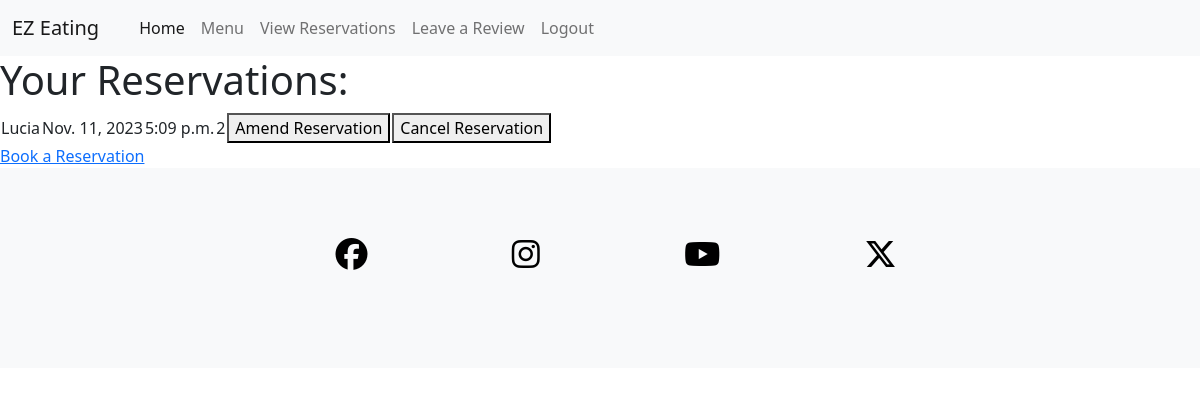
The app's page /booking (signed in) with its own data.
### booking/models.py (models this page shows, shortened)
class Reservation(models.Model):
    name = models.CharField(max_length=50, null=False, blank=False)
    date = models.DateField(null=False, blank=False)
    time = models.TimeField(null=False, blank=False)
    guest_number = models.IntegerField(null=False, blank=False)
    user = models.ForeignKey(
        settings.AUTH_USER_MODEL, on_delete=models.CASCADE,
        blank=True, null=True
        )
    class Meta:
        unique_together = ('date', 'time',)

### booking/views.py (the view)
# urls.py: path('booking', views.get_booking_list, name='get_booking_list'),
@login_required
def get_booking_list(request):
    reservations = Reservation.objects.all()
    context = {
        'reservations': reservations
    }
    return render(request, 'booking_list.html', context)

### booking/templates/booking_list.html
{% extends "base.html" %}
{% block content %}
    <h1>Your Reservations:</h1>
        <table>
        {% for reservation in reservations %}
            {% if reservation.user == request.user %}
                <tr>
                    <td>{{ reservation.name }}</td>
                    <td>{{ reservation.date }}</td>
                    <td>{{ reservation.time }}</td>
                    <td>{{ reservation.guest_number }}</td>
                    <td>
                        <a href="/edit/{{ reservation.id }}">
                                <button>Amend Reservation</button>
                        </a>
                    </td>
                    <td>
                        <a href="/delete/{{ reservation.id }}">
                            <button>Cancel Reservation</button>
                        </a>
                    </td>
                </tr>
            {% endif %}
            {% empty %}
            <tr><td>You have no reservations!</td></tr>
        {% endfor %}
        </table>
        <a href="/create">Book a Reservation</a>
{%endblock%}

### records on screen
Reservation: name "Lucia", date "Nov. 11, 2023", time "5:09 p.m.", guest_number "2"
